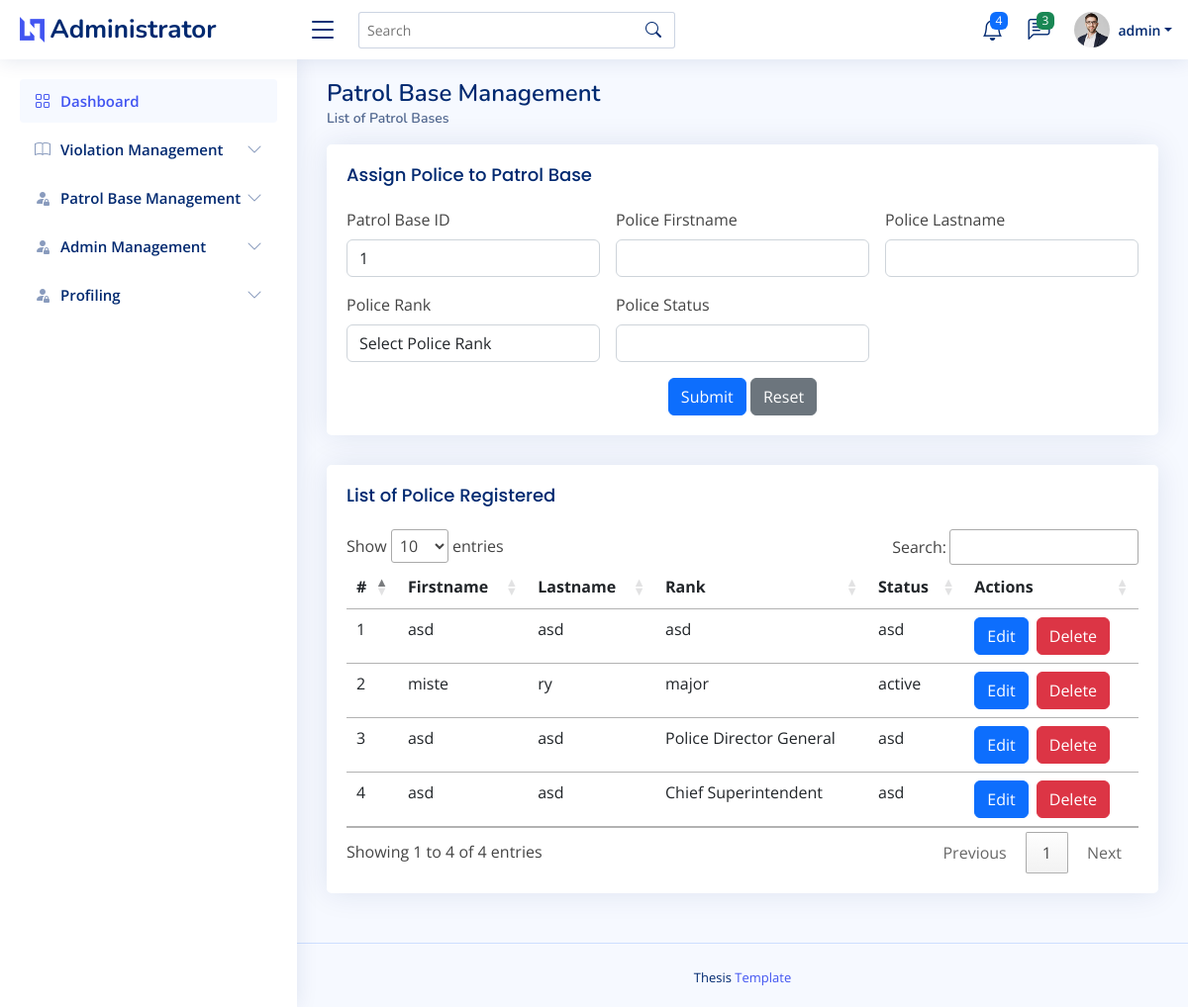
Before: /admin/assign_police_patrol_page.php?patrol_id=1 (signed in) with the older database file.
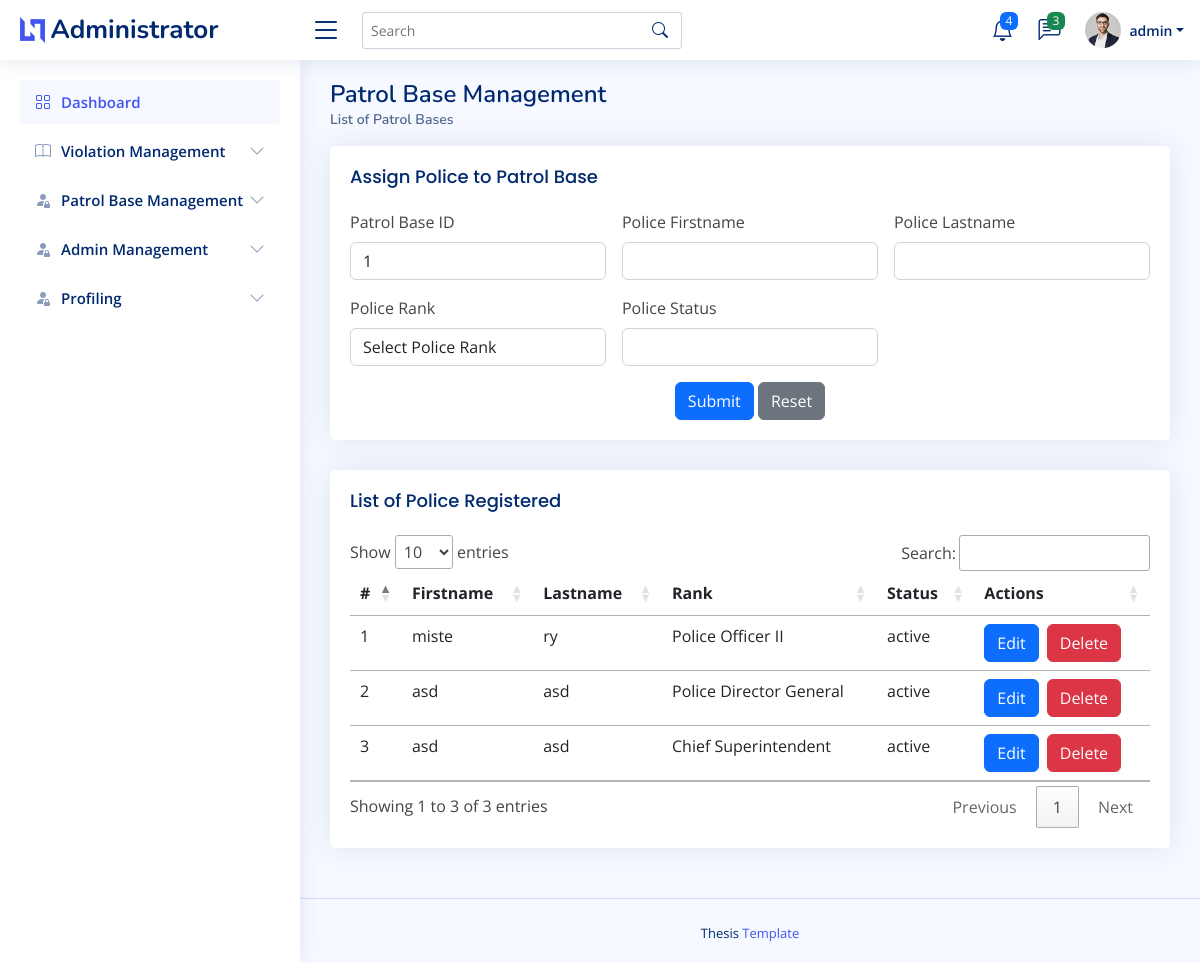
After: the same page with the newer database file.
### tables this page shows
CREATE TABLE `patrolbase_assign_tbl`  (
  `assign_id` int NOT NULL AUTO_INCREMENT,
  `patrolbase_id` int NULL DEFAULT NULL,
  `police_firstname` varchar(255) NULL DEFAULT NULL,
  `police_lastname` varchar(255) NULL DEFAULT NULL,
  `rank` varchar(255) NULL DEFAULT NULL,
  `date_register` date NULL DEFAULT current_timestamp,
  `status` varchar(255) NULL DEFAULT NULL,
  `username` varchar(255) NULL DEFAULT NULL,
  `password` varchar(255) NULL DEFAULT NULL,
  PRIMARY KEY (`assign_id`) USING BTREE
);

### admin/assign_police_patrol_page.php (the view, shortened to what this page needs)
<?php
    include("admin_header.php");
?>
<body>
    <?php
        include("admin_topnav.php");
        include("admin_sidenav.php");
        $patrol_id = isset($_GET['patrol_id']) ? $_GET['patrol_id'] : '';
    ?>
    <main id="main" class="main">
        <div class="pagetitle">
            <h1>Patrol Base Management</h1>
            <nav>
                <ol class="breadcrumb">
                    <li class="breadcrumb-item active">List of Patrol Bases</li>
                </ol>
            </nav>
        </div>
        <section class="section">
            <div class="row">
                <div class="col-lg-12">
                    <div class="card">
                        <div class="card-body">
                            <h5 class="card-title">Assign Police to Patrol Base</h5>
                            <form class="row g-3" action="process/assign_police_patrolbase.php" method="POST">
                                <div class="col-md-4">
                                    <label for="patrol_base_id" class="form-label">Patrol Base ID</label>
                                    <input type="text" class="form-control" id="patrol_base_id" value="<?php echo htmlspecialchars($patrol_id); ?>" name="patrol_id" required>
                                </div>
                                <div class="col-md-4">
                                    <label for="police_firstname" class="form-label">Police Firstname</label>
                                    <input type="text" class="form-control" id="police_firstname" name="police_firstname" required>
                                </div>
                                <div class="col-md-4">
                                    <label for="police_lastname" class="form-label">Police Lastname</label>
                                    <input type="text" class="form-control" id="police_lastname" name="police_lastname" required>
                                </div>
                                <div class="col-md-4">
                                    <label for="police_rank" class="form-label">Police Rank</label>
                                    <select class="form-control" id="police_rank" name="rank" required>
                                        <option value="" disabled selected>Select Police Rank</option>
                                    </select>
                                </div>
                                <div class="col-md-4">
                                    <label for="police_status" class="form-label">Police Status</label>
                                    <input type="text" class="form-control" id="police_status" name="status" required>
                                </div>
                                <div class="text-center">
                                    <button type="submit" class="btn btn-primary">Submit</button>
                                    <button type="reset" class="btn btn-secondary">Reset</button>
                                </div>
                            </form>
                        </div>
                    </div>
                </div>
                <div class="col-lg-12">
                    <div class="card">
                        <div class="card-body">
                            <h5 class="card-title">List of Police Registered</h5>
                            <table class="table table-hover" id="patrol_base_datatable">
                                <thead>
                                    <tr>
                                        <th scope="col">#</th>
                                        <th scope="col">Firstname</th>
                                        <th scope="col">Lastname</th>
                                        <th scope="col">Rank</th>
                                        <th scope="col">Status</th>
                                        <th scope="col">Actions</th>
                                    </tr>
                                </thead>
                                <tbody>
                                    <?php
                                        $stmt = $connection->prepare("SELECT * FROM patrolbase_assign_tbl WHERE patrolbase_id = ?");
                                        $stmt->bind_param("i", $patrol_id);
                                        $stmt->execute();
                                        $result = $stmt->get_result();
                                        $count = 1;
                                        while($row = $result->fetch_assoc()) {
                                            echo "<tr>";
                                            echo "<td>".$count."</td>";
                                            echo "<td>".$row['police_firstname']."</td>";
                                            echo "<td>".$row['police_lastname']."</td>";
                                            echo "<td>".$row['rank']."</td>";
                                            echo "<td>".$row['status']."</td>";
                                            echo "<td>
                                            <div class='d-flex'>
                                                <button data-bs-toggle='modal' data-bs-target='#edit_police" . htmlspecialchars($row['assign_id']) . "' class='btn btn-primary btn-md'>Edit</button>
                                                <span class='mx-1'></span>
                                                <a data-bs-toggle='modal' data-bs-target='#delete_police" . htmlspecialchars($row['assign_id']) . "' class='btn btn-danger btn-md'>Delete</a>
                                            </div>
                                        </td>";
                                            echo "</tr>";
                                            $count++;
                                        }
                                    ?>
                                </tbody>
                            </table>
                        </div>
                    </div>
                </div>
            </div>
        </section>
    </main>
    <?php
        include("admin_footer.php");
    ?>
</body>
</html>

### admin/admin_header.php (shortened to what this page needs)
<!DOCTYPE html>
<html lang="en">
<head>
  <link href="../assets/vendor/bootstrap/css/bootstrap.min.css" rel="stylesheet">
  <link href="../assets/vendor/bootstrap-icons/bootstrap-icons.css" rel="stylesheet">
  <link href="../assets/vendor/boxicons/css/boxicons.min.css" rel="stylesheet">
  <link href="../assets/vendor/quill/quill.snow.css" rel="stylesheet">
  <link href="../assets/vendor/quill/quill.bubble.css" rel="stylesheet">
  <link href="../assets/vendor/remixicon/remixicon.css" rel="stylesheet">
  <link href="../assets/vendor/simple-datatables/style.css" rel="stylesheet">
  <link href="../assets/vendor/simple-datatables/style.css" rel="stylesheet">
<link href='https://cdn.jsdelivr.net/npm/fullcalendar@5.11.0/main.min.css' rel='stylesheet' />
<link href='https://fullcalendar.io/releases/fullcalendar/3.10.2/fullcalendar.min.css' rel='stylesheet' />
  <link rel="stylesheet" type="text/css" href="https://cdn.datatables.net/1.11.3/css/jquery.dataTables.css">
<link rel="stylesheet" type="text/css" href="https://cdn.datatables.net/buttons/2.1.0/css/buttons.dataTables.min.css">
  <link href="../assets/css/style.css" rel="stylesheet">
</head>
<body>

### admin/admin_topnav.php (shortened to what this page needs)
<header id="header" class="header fixed-top d-flex align-items-center">
<div class="d-flex align-items-center justify-content-between">
  <a href="admin_dashboard.php" class="logo d-flex align-items-center">
    <img src="assets/img/logo.png" alt="">
    <span class="d-none d-lg-block">Administrator</span>
  </a>
  <i class="bi bi-list toggle-sidebar-btn"></i>
</div>
<div class="search-bar">
  <form class="search-form d-flex align-items-center" method="POST" action="#">
    <input type="text" name="query" placeholder="Search" title="Enter search keyword">
    <button type="submit" title="Search"><i class="bi bi-search"></i></button>
  </form>
</div>
<nav class="header-nav ms-auto">
  <ul class="d-flex align-items-center">
    <li class="nav-item dropdown">
      <a class="nav-link nav-icon" href="#" data-bs-toggle="dropdown">
        <i class="bi bi-bell"></i>
        <span class="badge bg-primary badge-number">4</span>
      </a>
    </li>
    <li class="nav-item dropdown">
      <a class="nav-link nav-icon" href="#" data-bs-toggle="dropdown">
        <i class="bi bi-chat-left-text"></i>
        <span class="badge bg-success badge-number">3</span>
      </a>
    </li>
    <li class="nav-item dropdown pe-3">
      <a class="nav-link nav-profile d-flex align-items-center pe-0" href="#" data-bs-toggle="dropdown">
        <img src="assets/img/profile-img.jpg" alt="Profile" class="rounded-circle">
        <span class="d-none d-md-block dropdown-toggle ps-2"><?php echo htmlspecialchars( $_SESSION['username'] ); ?></span>
      </a>
    </li>
  </ul>
</nav>
</header>

### admin/admin_sidenav.php (shortened to what this page needs)
<aside id="sidebar" class="sidebar">
<ul class="sidebar-nav" id="sidebar-nav">
  <li class="nav-item">
    <a class="nav-link " href="admin_dashboard.php">
      <i class="bi bi-grid"></i>
      <span>Dashboard</span>
    </a>
  </li>
  <li class="nav-item">
    <a class="nav-link collapsed" data-bs-target="#service-nav" data-bs-toggle="collapse" href="#">
      <i class="bi bi-book"></i><span>Violation Management</span><i class="bi bi-chevron-down ms-auto"></i>
    </a>
  </li>
  <li class="nav-item">
    <a class="nav-link collapsed" data-bs-target="#patrolbase-nav" data-bs-toggle="collapse" href="#">
      <i class="bi bi-person-fill-lock"></i><span>Patrol Base Management</span><i class="bi bi-chevron-down ms-auto"></i>
    </a>
  </li>
  <li class="nav-item">
    <a class="nav-link collapsed" data-bs-target="#user-nav" data-bs-toggle="collapse" href="#">
      <i class="bi bi-person-fill-lock"></i><span>Admin Management</span><i class="bi bi-chevron-down ms-auto"></i>
    </a>
  </li>
  <li class="nav-item">
    <a class="nav-link collapsed" data-bs-target="#Profiling-nav" data-bs-toggle="collapse" href="#">
      <i class="bi bi-person-fill-lock"></i><span>Profiling</span><i class="bi bi-chevron-down ms-auto"></i>
    </a>
  </li>
</ul>
</aside>

### admin/admin_footer.php (shortened to what this page needs)
<footer id="footer" class="footer">
<div class="credits">
Thesis <a href="#">Template</a>
</div>
  </footer>
</body>
</html>

### assets/css/style.css (style rules this page uses)
:root { scroll-behavior: smooth; }
body { font-family: "Open Sans", sans-serif; background: #f6f9ff; color: #444444; }
a { color: #4154f1; text-decoration: none; }
h1, h2, h3, h4, h5, h6 { font-family: "Nunito", sans-serif; }
#main { margin-top: 60px; padding: 20px 30px; transition: all 0.3s; }
.pagetitle { margin-bottom: 10px; }
.pagetitle h1 { font-size: 24px; margin-bottom: 0; font-weight: 600; color: #012970; }
.card { margin-bottom: 30px; border: none; border-radius: 5px; box-shadow: 0px 0 30px rgba(1, 41, 112, 0.1); }
.card-title { padding: 20px 0 15px 0; font-size: 18px; font-weight: 500; color: #012970; font-family: "Poppins", sans-serif; }
.card-body { padding: 0 20px 20px 20px; }
.breadcrumb { font-size: 14px; font-family: "Nunito", sans-serif; color: #899bbd; font-weight: 600; }
.breadcrumb .breadcrumb-item::before { color: #899bbd; }
.breadcrumb .active { color: #51678f; font-weight: 600; }
.logo { line-height: 1; }
@media (min-width: 1200px) { .logo { width: 280px; } }
.logo img { max-height: 26px; margin-right: 6px; }
.logo span { font-size: 26px; font-weight: 700; color: #012970; font-family: "Nunito", sans-serif; }
.header { transition: all 0.5s; z-index: 997; height: 60px; box-shadow: 0px 2px 20px rgba(1, 41, 112, 0.1); background-color: #fff; padding-left: 20px; }
.header .toggle-sidebar-btn { font-size: 32px; padding-left: 10px; cursor: pointer; color: #012970; }
.header .search-bar { min-width: 360px; padding: 0 20px; }
.header .search-form { width: 100%; }
.header .search-form input { border: 0; font-size: 14px; color: #012970; border: 1px solid rgba(1, 41, 112, 0.2); padding: 7px 38px 7px 8px; border-radius: 3px; transition: 0.3s; width: 100%; }
.header .search-form button { border: 0; padding: 0; margin-left: -30px; background: none; }
.header .search-form button i { color: #012970; }
.header-nav ul { list-style: none; }
.header-nav>ul { margin: 0; padding: 0; }
.header-nav .nav-icon { font-size: 22px; color: #012970; margin-right: 25px; position: relative; }
.header-nav .nav-profile { color: #012970; }
.header-nav .nav-profile img { max-height: 36px; }
.header-nav .nav-profile span { font-size: 14px; font-weight: 600; }
.header-nav .badge-number { position: absolute; inset: -2px -5px auto auto; font-weight: normal; font-size: 12px; padding: 3px 6px; }
.sidebar { position: fixed; top: 60px; left: 0; bottom: 0; width: 300px; z-index: 996; transition: all 0.3s; padding: 20px; overflow-y: auto; scrollbar-width: thin; scrollbar-color: #aab7cf transparent; box-shadow: 0px 0px 20px rgba(1, 41, 112, 0.1); background-color: #fff; }
@media (min-width: 1200px) { #main, #footer { margin-left: 300px; } }
.sidebar-nav { padding: 0; margin: 0; list-style: none; }
.sidebar-nav li { padding: 0; margin: 0; list-style: none; }
.sidebar-nav .nav-item { margin-bottom: 5px; }
.sidebar-nav .nav-link { display: flex; align-items: center; font-size: 15px; font-weight: 600; color: #4154f1; transition: 0.3; background: #f6f9ff; padding: 10px 15px; border-radius: 4px; }
.sidebar-nav .nav-link i { font-size: 16px; margin-right: 10px; color: #4154f1; }
.sidebar-nav .nav-link.collapsed { color: #012970; background: #fff; }
.sidebar-nav .nav-link.collapsed i { color: #899bbd; }
.sidebar-nav .nav-link .bi-chevron-down { margin-right: 0; transition: transform 0.2s ease-in-out; }
.footer { padding: 20px 0; font-size: 14px; transition: all 0.3s; border-top: 1px solid #cddfff; }
.footer .credits { padding-top: 5px; text-align: center; font-size: 13px; color: #012970; }

Changed rows visible on the page:
removed patrolbase_assign_tbl: police_firstname "asd", police_lastname "asd", rank "asd", status "asd"
changed patrolbase_assign_tbl "miste": rank "major" → "Police Officer II"
changed patrolbase_assign_tbl "Police Director General": status "asd" → "active"
changed patrolbase_assign_tbl "Chief Superintendent": status "asd" → "active"
Other visible differences:
text written by a page script: "Show entries Search: Showing 1 to 4 of 4 entries Previous 1 Next" → "Show entries Search: Showing 1 to 3 of 3 entries Previous 1 Next"
